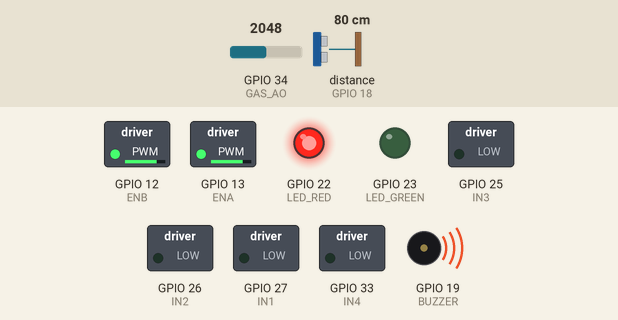
Recording of a sketch running on a simulated ESP32. Parts: switched loads named in the sketch (green lamp = pin HIGH), output pins drawn as LEDs (lit = HIGH), buzzer (waves = sounding). Wiring (inferred from the names in the program): ultrasonic range finder: trigger GPIO 5; echo GPIO 18. Dashed ring = blinking. The inputs (shaded band) are chosen by the test bench; at power-on: GPIO 34 (GAS_AO) = 2048, distance to the obstacle (sensor on GPIO 18) 80 cm. The echo pulse lasts 58.3 µs per cm; pins used as bus, display or sensor lines are not drawn; what the sketch prints to the serial monitor is not drawn.

Above: at 1.2 s.
1.3 s: GPIO 34 (GAS_AO) set to 522
4.3 s: GPIO 34 (GAS_AO) set to 447
At 5.0 s:
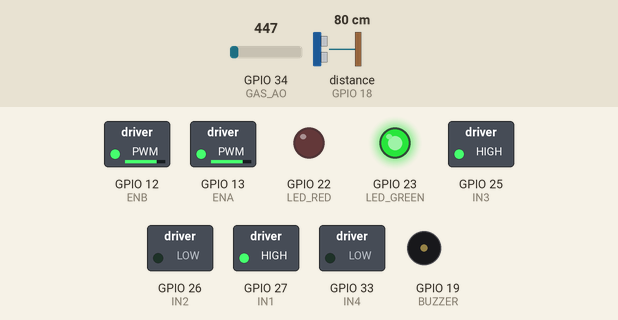
5.8 s: distance to the obstacle (sensor on GPIO 18) set to 22 cm
8.8 s: distance to the obstacle (sensor on GPIO 18) set to 18 cm
At 10.1 s:
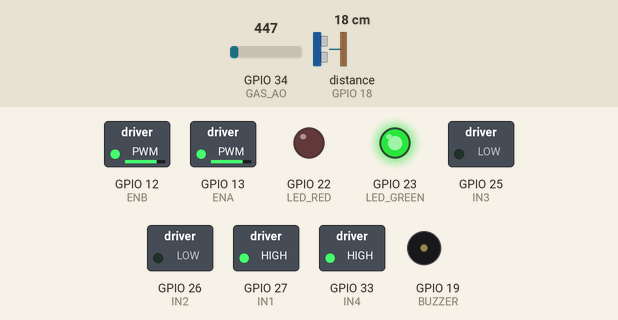
11.8 s: distance to the obstacle (sensor on GPIO 18) set to 23 cm
At 12.02 s:
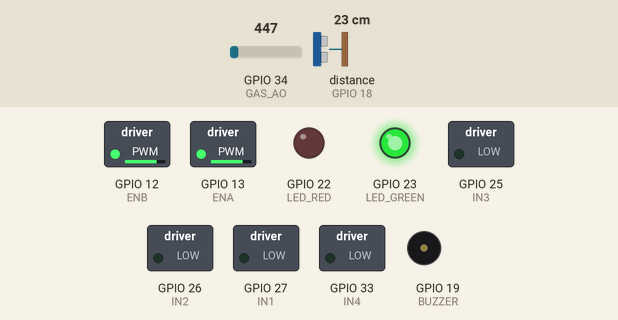
13.5 s: distance to the obstacle (sensor on GPIO 18) set to 2 cm
At 14.2 s:
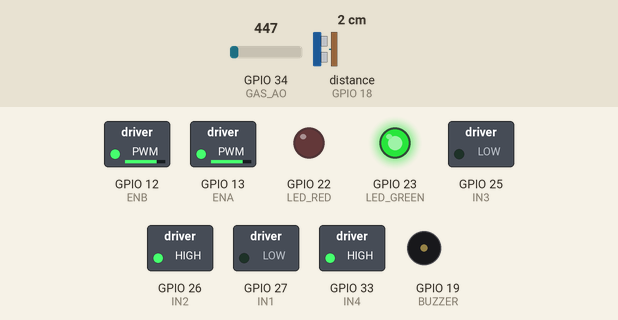
Timing chart, 0 to 17.5 s (numbered marks = the images above; inputs shaded):
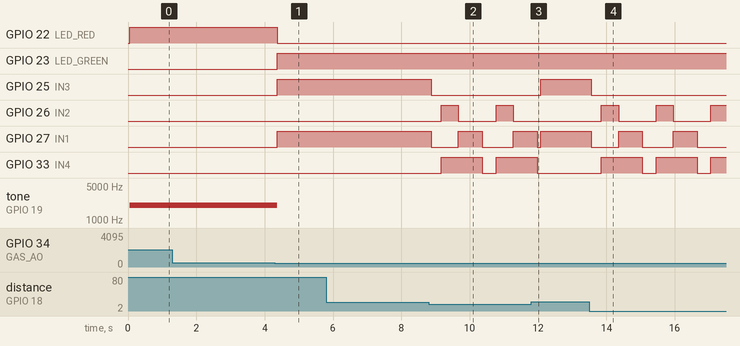

The sketch:

sketch_sonic_stage4_sensors_integration.ino
```cpp
#define TRIG 5
#define ECHO 18
#define GAS_AO 34 // Connected to the Analog Output (A0) of the MQ-2 module

#define BUZZER 19
#define LED_RED 22
#define LED_GREEN 23

// Motor pins
#define IN1 27 // Left Motor Input 1
#define IN2 26 // Left Motor Input 2
#define IN3 25 // Right Motor Input 1
#define IN4 33 // Right Motor Input 2

#define ENA 13 // Left Motor Enable (PWM)
#define ENB 12 // Right Motor Enable (PWM)

long duration;
int distance;
int gasDetected; // Now stores the 0-4095 analog value
const int ALARM_THRESHOLD = 500; // Threshold for gas sensor (adjust this value based on testing)

void setup() {

// Ultrasonic
 pinMode(TRIG, OUTPUT);
 pinMode(ECHO, INPUT);

// MQ2 - Input is analog
// pinMode(GAS_AO, INPUT); // This line is not needed for analogRead()

// Indicators
 pinMode(BUZZER, OUTPUT);
 pinMode(LED_RED, OUTPUT);
 pinMode(LED_GREEN, OUTPUT);

 // Motor pins
 pinMode(IN1, OUTPUT);
 pinMode(IN2, OUTPUT);
 pinMode(IN3, OUTPUT);
 pinMode(IN4, OUTPUT);

 // PWM Setup
 analogWrite(ENA, 200); // motor speed (0–255)
 analogWrite(ENB, 200);

 Serial.begin(9600);
  Serial.println("Accident Response Rover Initialized!");
}

void loop() {

 // -------- Ultrasonic --------
 digitalWrite(TRIG, LOW);
 delayMicroseconds(2);
 digitalWrite(TRIG, HIGH);
 delayMicroseconds(10);
 digitalWrite(TRIG, LOW);

 duration = pulseIn(ECHO, HIGH);
 distance = duration * 0.034 / 2;

 // -------- MQ2 Gas (READ ANALOG VALUE) --------
 gasDetected = analogRead(GAS_AO); // FIX 1: Use analogRead() for concentration

 Serial.print("Distance: ");
 Serial.print(distance);
 Serial.print(" cm   |   Current Gas Reading: ");
 Serial.println(gasDetected);

 // -------- GAS EMERGENCY --------
 // FIX 2: Compare analog value to the defined threshold
 if (gasDetected >= ALARM_THRESHOLD) {
   stopRobot();
   Serial.println("⚠ GAS LEAK DETECTED! ");
   digitalWrite(LED_RED, HIGH);
   digitalWrite(LED_GREEN, LOW);
   tone(BUZZER, 2000); // Continuous high-frequency alarm
   return; // Immediately stop the loop iteration and wait here
 }

 // -------- OBSTACLE AVOIDANCE (Fixes Rotation Loop) --------
 if (distance < 20) {
   stopRobot();
   delay(300); // Pause

   moveBackward();
   delay(500); // Move back 0.5 seconds

   turnRight();
   delay(700); // FIX 3: Increased turn time (0.7 seconds) for better angle clearance
    stopRobot(); // Important: Stop after the turn to re-evaluate in the next loop
    delay(100);
 }

 // -------- SAFE → MOVE FORWARD --------
 else {
   moveForward();
   digitalWrite(LED_GREEN, HIGH);
   digitalWrite(LED_RED, LOW);
   noTone(BUZZER); // FIX 4: Use noTone() to properly turn off the buzzer
  }
}


// ---------------- MOTOR FUNCTIONS ----------------

void moveForward() {
 // Left Motor Forward
 digitalWrite(IN1, HIGH);
 digitalWrite(IN2, LOW);

 // Right Motor Forward
 digitalWrite(IN3, HIGH);
 digitalWrite(IN4, LOW);

}

void moveBackward() {
 // Left Motor Backward
 digitalWrite(IN1, LOW);
 digitalWrite(IN2, HIGH);

 // Right Motor Backward
 digitalWrite(IN3, LOW);
 digitalWrite(IN4, HIGH);

}


void turnRight() {
 // Left Wheel Forward, Right Wheel Backward (Differential Turn)
 digitalWrite(IN1, HIGH);
 digitalWrite(IN2, LOW);

 digitalWrite(IN3, LOW);
 digitalWrite(IN4, HIGH);

}
//stopping robot
void stopRobot() {
 digitalWrite(IN1, LOW);
 digitalWrite(IN2, LOW);

 digitalWrite(IN3, LOW);
 digitalWrite(IN4, LOW);

}
```

Measured:
- the behaviour switches between 500 and 499 on GPIO 34 (GAS_AO) (found by bisection; images 0 and 1)
- the behaviour switches between 21 and 20 cm on distance to the obstacle (sensor on GPIO 18) (found by bisection; images 1 and 2)
- after the input at 1.3 s, every drawn part: stays the same
- after the input at 4.3 s, GPIO 22 (LED_RED): HIGH → LOW after 0.07 s; GPIO 23 (LED_GREEN), GPIO 25 (IN3), GPIO 27 (IN1): LOW → HIGH after 0.07 s; tone on GPIO 19 (BUZZER): 2000 Hz → silent after 0.07 s
- after the input at 5.8 s, every drawn part: stays the same
- after the input at 8.8 s, GPIO 25 (IN3): HIGH → LOW after 0.07 s; GPIO 26 (IN2): alternates HIGH for 0.50 s and LOW for 1.1 s, starting after 0.37 s; GPIO 27 (IN1): alternates HIGH for 0.70 s and LOW for 0.85 s, starting after 0.07 s; GPIO 33 (IN4): LOW → HIGH after 0.37 s, → LOW 1.2 s later, → HIGH 0.40 s later
- after the input at 11.8 s, GPIO 25 (IN3): LOW → HIGH after 0.27 s; GPIO 26 (IN2): stays LOW (without the input it goes to HIGH after 0.57 s); GPIO 33 (IN4): goes on until 12.0 s, then stays LOW
- after the input at 13.5 s, GPIO 25 (IN3): HIGH → LOW after 0.06 s; GPIO 26 (IN2): alternates HIGH for 0.50 s and LOW for 1.1 s, starting after 0.36 s; GPIO 27 (IN1): alternates HIGH for 0.70 s and LOW for 0.85 s, starting after 0.06 s; GPIO 33 (IN4): alternates HIGH for 1.2 s and LOW for 0.40 s, starting after 0.36 s
